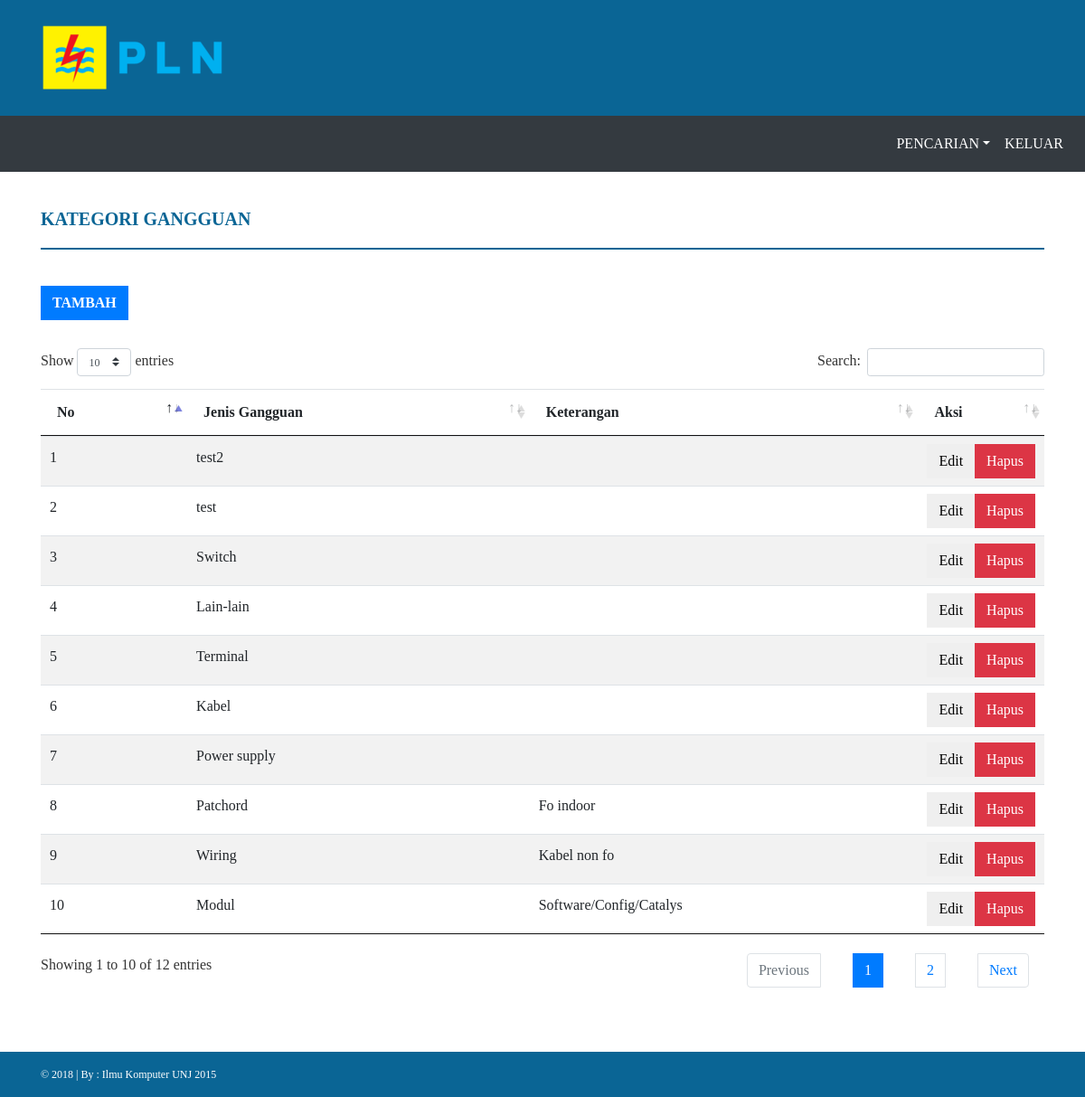
Page /index.php/c_gangguan/jenisgangguan on the committed database.
### tables this page shows
CREATE TABLE `tb_jenisgangguan` (
  `id_jenisgangguan` int(100) NOT NULL,
  `jenis_gangguan` varchar(50) NOT NULL,
  `ket_gangguan` varchar(100) DEFAULT NULL,
  `isDelete` varchar(10) NOT NULL DEFAULT 'no',
  `isShow` varchar(10) NOT NULL DEFAULT 'yes'
);

### application/controllers/C_gangguan.php (called while the page is built, shortened)
<?php
class C_gangguan extends CI_Controller{
	function __construct(){
		$this->load->model('m_data_gangguan');
        $this->load->helper('url');
	}
	function jenisgangguan(){
		$data=array(
			'title'=>'Kategori Gangguan - PLN',
			'status_user' => $this->session->userdata('status_user'),
			'jenisgangguan' => $this->m_data_gangguan->tampil_jenisgangguan()
		);
		$this->load->view('element/header', $data);
  		$this->load->view('jenisgangguan',$data);
 		$this->load->view('element/footer');
	}
}

### index.php (called while the page is built, shortened)
<?php
require_once BASEPATH.'core/CodeIgniter.php';

### application/models/M_data_gangguan.php (called while the page is built, shortened)
<?php
class M_data_gangguan extends CI_Model{
	function tampil_jenisgangguan(){
		$this->db->select('*');
		$this->db->where('isDelete', 'no');
		$this->db->where('isShow', 'yes');
		$this->db->order_by('id_jenisgangguan', 'DESC');
		$query = $this->db->get('tb_jenisgangguan');
		if($query->num_rows()>0)
		{
			return $query->result();
		} else{
			return $query->result();
		}
	}
}

### application/views/jenisgangguan.php (the view, shortened to what this page needs)
<main>
<div class="content-wrapper">
        <div class="container">
            <div class="row">
                    <div class="col-md-12">
                        <h1 class="page-head-line">Kategori Gangguan</h1>
                    </div>
                </div>
                <div class="row">
                <div class="col-md-12">
                  <a href="<?php echo base_url();?>c_gangguan/tambah_jenisgangguan" class="btn btn-primary btn-md"><span class="glyphicon glyphicon-plus-sign"></span> <b>TAMBAH</b> </a>
                  <br>
                  <br>
                            <div class="table-responsive">
                                <table id="example" class="table table-striped table-hover">
                                    <thead>
                                        <tr>
                                            <th>No</th>
                                            <th>Jenis Gangguan</th>
                                            <th>Keterangan</th>
                                            <th style="width:50px">Aksi</th>
                                        </tr>
                                    </thead>
                                    <tbody>
                                        <?php
                                        $no=1;
                                        foreach($jenisgangguan as $jg ) {
                                        ?>
                                        <tr>
                                            <td><?php echo $no++ ?></td>
                                            <td><?php echo $jg->jenis_gangguan ?></td>
                                            <td><?php echo $jg->ket_gangguan ?></td>
                                            <td>
                                              <div class="btn-group">
                                                <form method='' action="<?php echo base_url('c_gangguan/edit_jenisgangguan/'.$jg->id_jenisgangguan) ?>">
                                                 <button class='btn btn-default' type='submit'>Edit</button>
                                               </form>
                                               <button data-toggle="modal" data-target="#exampleModal" onclick="set_id(<?php echo $jg->id_jenisgangguan ?>)" class="btn btn-danger">Hapus</button>
                                             </div>
                                            </td>
                                        </tr>
                                        <?php } ?>
                                    </tbody>
                                </table>
                            </div>
                        </div>
                    </div>
                </div>
            </div>
</main>

### application/views/element/header.php (shortened to what this page needs)
<!DOCTYPE html>
<html xmlns="http://www.w3.org/1999/xhtml">
<head>
    <link rel="stylesheet" href="https://stackpath.bootstrapcdn.com/bootstrap/4.1.3/css/bootstrap.min.css">
    <link rel="stylesheet" href="//cdnjs.cloudflare.com/ajax/libs/timepicker/1.3.5/jquery.timepicker.min.css">
       <link rel="stylesheet" href="https://use.fontawesome.com/releases/v5.2.0/css/all.css">
    <link href="<?php ?>" rel="stylesheet" />
    <link href="<?php echo base_url('assets/css/style.css')?>" rel="stylesheet" />
    <link rel="stylesheet" href="<?php echo base_url()?>assets/css/dataTables.bootstrap.min.css">
    <link rel="stylesheet" href="<?php echo base_url()?>assets/css/dataTables.min.css">
    <link rel="stylesheet" href="<?php echo base_url();?>assets/datatables/jquery.dataTables.min.css" type="text/css" />
    <link rel="stylesheet" type="text/css" href="https://cdn.datatables.net/buttons/1.5.2/css/buttons.dataTables.min.css">
</head>
<body style="width: auto; font-family: Trebuchet MS">
   <div class="navbar navbar-inverse set-radius-zero">
        <div class="container">
            <div class="navbar-header">
                <a class="media-left" href="http://pln.co.id/">
                    <img style="padding-top: 20px; padding-bottom: 20px" src="<?php echo base_url();?>assets/img/pln3.png" />
                </a>
            </div>
                </div>
            </div>
                    <nav class="navbar navbar-expand-lg navbar-dark bg-dark">
                        <div class="collapse navbar-collapse" id="navbarSupportedContent">
                            <ul class="nav navbar-nav ml-auto">
                                <li class='nav-item dropdown'>
                                    <a class="nav-link dropdown-toggle" href="#"id="navbarDropdown" role="button" data-toggle="dropdown" aria-haspopup="true" aria-expanded="false" style='color:white'>PENCARIAN</a>
                                </li>
                                <li class="nav-item">
                                <a class="nav-link" href="<?php echo base_url();?>c_main/logout" style='color:white' >KELUAR</a></li>
                            </ul>
                        </div>
                    </nav>
                </body>

### application/views/element/footer.php (shortened to what this page needs)
    <footer>
        <div class="container">
            <div class="row">
                <div class="col-md-12">
                    &copy; 2018 | By : <a href="https://www.instagram.com/default_unj/" target="_blank">Ilmu Komputer UNJ 2015</a>
                </div>
            </div>
        </div>
    </footer>
</body>
</html>

### assets/css/style.css (style rules this page uses)
body { font-family: 'Roboto', sans-serif; line-height: 30px; }
.set-radius-zero { border-radius: 0px; -moz-border-radius: 0px; -webkit-border-radius: 0px; }
.content-wrapper { margin-top: 40px; min-height: 600px; padding-bottom: 60px; }
.page-head-line { font-weight: 900; padding-bottom: 20px; border-bottom: 2px solid #0a6595; text-transform: uppercase; color: #0a6595; font-size: 20px; margin-bottom: 40px; }
.btn { border-radius: 0px; -webkit-border-radius: 0px; -moz-border-radius: 0px; }
.navbar-inverse { background-color: #0a6595; border-color: transparent; }
.navbar { margin-bottom: 0px; }
footer { padding: 10px; color: #fff; font-size: 12px; background-color: #0a6595; }
footer a, footer a:hover { color: #fff; text-decoration: none; }

### rows in the picture
tb_jenisgangguan: jenis_gangguan "test2"
tb_jenisgangguan: jenis_gangguan "test"
tb_jenisgangguan: jenis_gangguan "Switch"
tb_jenisgangguan: jenis_gangguan "Lain-lain"
tb_jenisgangguan: jenis_gangguan "Terminal"
tb_jenisgangguan: jenis_gangguan "Kabel"
tb_jenisgangguan: jenis_gangguan "Power supply"
tb_jenisgangguan: jenis_gangguan "Patchord", ket_gangguan "Fo indoor"
tb_jenisgangguan: jenis_gangguan "Wiring", ket_gangguan "Kabel non fo"
tb_jenisgangguan: jenis_gangguan "Modul", ket_gangguan "Software/Config/Catalys"
